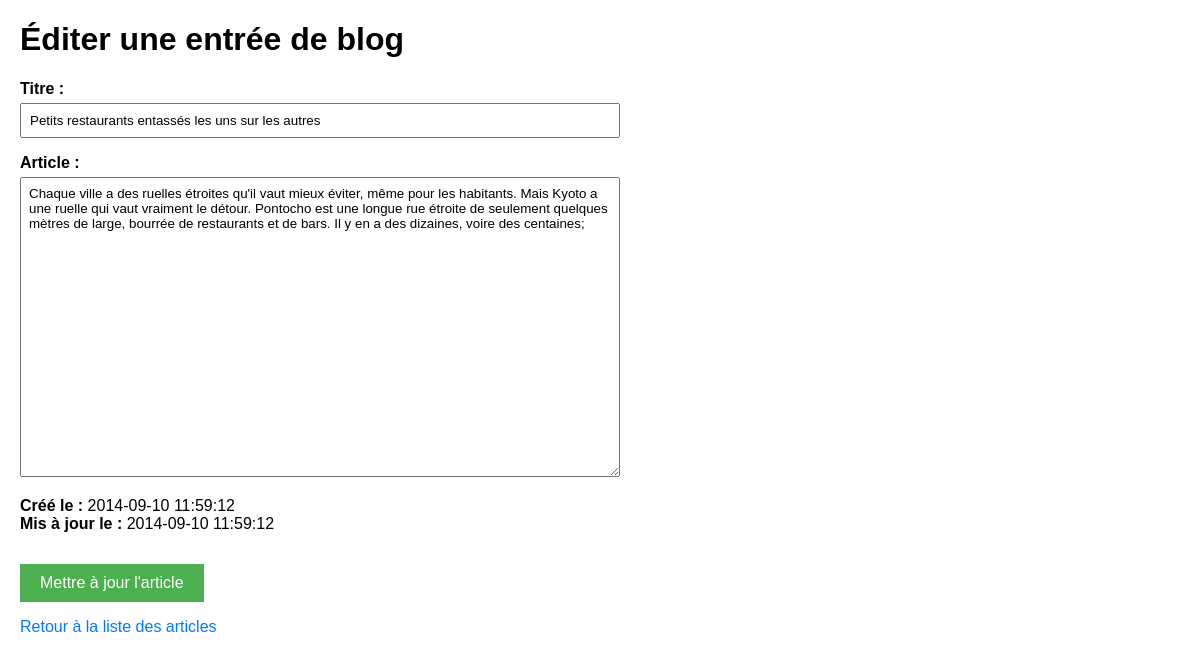
The app's page /update_blog.php?id=3 with its own data.
### tables this page shows
CREATE TABLE IF NOT EXISTS `blog` (
  `article_id` int(10) unsigned NOT NULL AUTO_INCREMENT,
  `title` varchar(255) NOT NULL,
  `article` text NOT NULL,
  `created` timestamp NOT NULL DEFAULT CURRENT_TIMESTAMP,
  `updated` timestamp NOT NULL DEFAULT CURRENT_TIMESTAMP ON UPDATE CURRENT_TIMESTAMP,
  PRIMARY KEY (`article_id`)
);

### Blog.php (called while the page is built, shortened)
<?php
class Blog {
    private $conn;
    public function __construct($connection) {
        $this->conn = $connection;
    }
    public function obtenirArticleById($id) {
        try {
            $sql = "SELECT article_id, title, article, created, updated FROM blog WHERE article_id = ?";
            $stmt = $this->conn->prepare($sql);
            $stmt->execute([$id]);
            return $stmt->fetch(PDO::FETCH_ASSOC);
        } catch (PDOException $e) {
            echo "Erreur lors de la récupération : " . $e->getMessage();
            return null;
        }
    }
}
?>

### update_blog.php (the view, shortened to what this page needs)
<?php
require_once 'connection.php';
require_once 'Blog.php';
$conn = dbConnect();
$blog = new Blog($conn);
$article = null;
if (isset($_GET['id'])) {
    $id = $_GET['id'];
    if (!is_numeric($id)) {
        $error = 'ID invalide.';
    } else {
        $article = $blog->obtenirArticleById($id);
    }
} else {
    $error = 'Aucun ID fourni.';
}
?>
<!DOCTYPE HTML>
<html lang="fr">
<head>
</head>
<body>
<h1>Éditer une entrée de blog</h1>
<?php if ($article !== null): ?>
    <form method="post" action="">
        <p>
            <label for="title">Titre :</label>
            <input name="title" type="text" id="title" value="<?php echo isset($_POST['title']) ? htmlspecialchars($_POST['title']) : htmlspecialchars($article['title']); ?>">
        </p>
        <p>
            <label for="article">Article :</label>
            <textarea name="article" id="article"><?php echo isset($_POST['article']) ? htmlspecialchars($_POST['article']) : htmlspecialchars($article['article']); ?></textarea>
        </p>
        <p>
            <strong>Créé le :</strong> <?php echo htmlspecialchars($article['created']); ?><br>
            <strong>Mis à jour le :</strong> <?php echo htmlspecialchars($article['updated']); ?>
        </p>
        <p>
            <input type="submit" name="update" value="Mettre à jour l'article" id="update">
        </p>
    </form>
<?php endif; ?>
<a href="index.php">Retour à la liste des articles</a>
</body>
</html>

### update_blog.php (style rules this page uses)
body { font-family: Arial, sans-serif; margin: 20px; }
form { max-width: 600px; }
label { display: block; margin-top: 10px; font-weight: bold; }
input[type="text"], textarea { width: 100%; padding: 8px; margin-top: 5px; font-family: Arial, sans-serif; box-sizing: border-box; }
textarea { height: 300px; resize: vertical; }
input[type="submit"] { margin-top: 15px; padding: 10px 20px; background-color: #4CAF50; color: white; border: none; cursor: pointer; font-size: 16px; }
a { display: block; margin-top: 15px; color: #007bff; text-decoration: none; }

### records on screen
blog: title "Petits restaurants entassés les uns sur les autres", article "Chaque ville a des ruelles étroites qu'il vaut mieux éviter, même pour les habitants. Mais Kyoto a une ruelle qui vaut vraiment le détour. Pontocho est une longue rue étroite de seulement quelques mètres de large, bourrée de restaurants et de bars. Il y en a des dizaines, voire des centaines;", created "2014-09-10 11:59:12", updated "2014-09-10 11:59:12"
